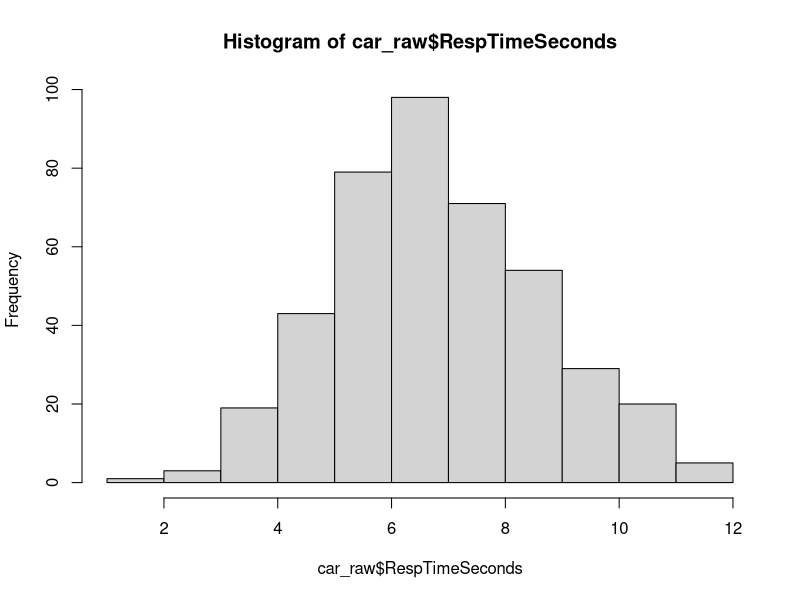

Write the R code that produced this figure. (Note: this script raises an error after producing the figure.)
## ---- chunk 1
library(tidyverse) #for data cleaning
## ---- chunk 2
car_raw <- read_csv("car_data.csv")
head(car_raw)
## ---- chunk 3
summary(car_raw)
## ---- chunk 4
sum(is.na(car_raw))
## ---- chunk 5
## converting variables to appropriate formats
## the below code converts the 'v_gender' and 'Blink_or_Honk' variables from numeric to binary
## and the 'CarColor' variable from numeric to a factor

car_raw <- car_raw %>% 
  mutate(v_gender = as.logical(v_gender),
         Blink_or_Honk = as.logical(Blink_or_Honk),
         CarColor = as.factor(CarColor))
## ---- chunk 6
hist(car_raw$RespTimeSeconds)
hist(car_raw$CarColor)

#
ggplot(car_raw, aes(x = CarColor)) +
  geom_histogram(stat = "count")
## group sizes look equal
table(car_raw$CarColor)
